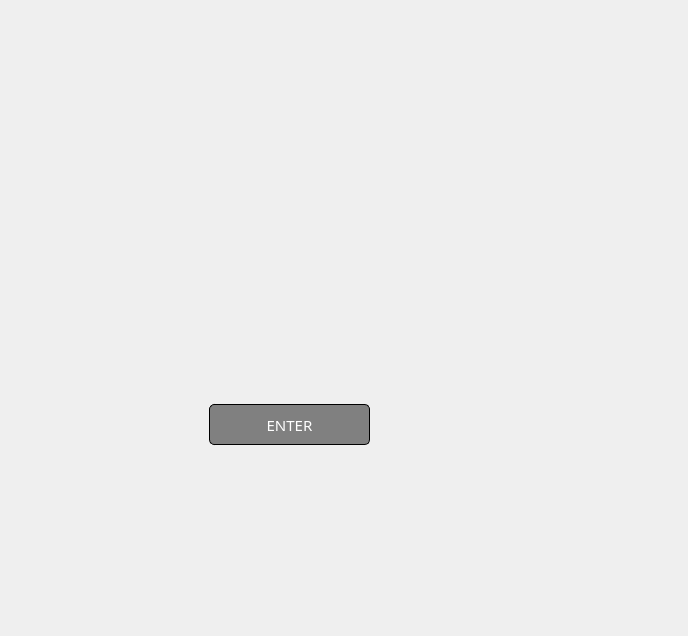
<?xml version="1.0" encoding="UTF-8"?>
<ui version="4.0">
 <class>MainWindow</class>
 <widget class="QMainWindow" name="MainWindow">
  <property name="geometry">
   <rect>
    <x>0</x>
    <y>0</y>
    <width>688</width>
    <height>636</height>
   </rect>
  </property>
  <property name="windowTitle">
   <string>MainWindow</string>
  </property>
  <widget class="QWidget" name="centralWidget">
   <widget class="QStackedWidget" name="stackedWidget">
    <property name="geometry">
     <rect>
      <x>-111</x>
      <y>-61</y>
      <width>821</width>
      <height>711</height>
     </rect>
    </property>
    <widget class="QWidget" name="page">
     <widget class="QLabel" name="logo">
      <property name="geometry">
       <rect>
        <x>220</x>
        <y>90</y>
        <width>371</width>
        <height>161</height>
       </rect>
      </property>
      <property name="text">
       <string/>
      </property>
      <property name="pixmap">
       <pixmap>../../Desktop/New folder/LOGOBLACK.png</pixmap>
      </property>
      <property name="scaledContents">
       <bool>true</bool>
      </property>
     </widget>
     <widget class="QPushButton" name="buttonEnter">
      <property name="geometry">
       <rect>
        <x>320</x>
        <y>450</y>
        <width>161</width>
        <height>71</height>
       </rect>
      </property>
      <property name="styleSheet">
       <string notr="true">		margin-top: 15px;
		margin-bottom: 15px;
		background: grey;
		border: 1px solid black;
		border-radius: 5px;
		font-size : 15px;
	color: white;
	font-family: Arial Black;
	font-size : bold;</string>
      </property>
      <property name="text">
       <string>ENTER</string>
      </property>
     </widget>
     <widget class="QLabel" name="background">
      <property name="geometry">
       <rect>
        <x>90</x>
        <y>60</y>
        <width>651</width>
        <height>621</height>
       </rect>
      </property>
      <property name="text">
       <string/>
      </property>
      <property name="pixmap">
       <pixmap>../../Desktop/New folder/triangle.png</pixmap>
      </property>
      <property name="scaledContents">
       <bool>true</bool>
      </property>
     </widget>
     <zorder>background</zorder>
     <zorder>logo</zorder>
     <zorder>buttonEnter</zorder>
    </widget>
    <widget class="QWidget" name="page_2">
     <widget class="QLabel" name="backgrounnd">
      <property name="geometry">
       <rect>
        <x>90</x>
        <y>50</y>
        <width>741</width>
        <height>661</height>
       </rect>
      </property>
      <property name="text">
       <string/>
      </property>
      <property name="pixmap">
       <pixmap>../../Desktop/New folder/triangle2.png</pixmap>
      </property>
      <property name="scaledContents">
       <bool>true</bool>
      </property>
     </widget>
     <widget class="QLabel" name="logoo">
      <property name="geometry">
       <rect>
        <x>280</x>
        <y>90</y>
        <width>321</width>
        <height>121</height>
       </rect>
      </property>
      <property name="text">
       <string/>
      </property>
      <property name="pixmap">
       <pixmap>../../Desktop/New folder/LOGOBLACK.png</pixmap>
      </property>
      <property name="scaledContents">
       <bool>true</bool>
      </property>
     </widget>
     <widget class="QPushButton" name="up">
      <property name="geometry">
       <rect>
        <x>250</x>
        <y>340</y>
        <width>82</width>
        <height>82</height>
       </rect>
      </property>
      <property name="styleSheet">
       <string notr="true">
 border-style: solid;
 border-width:1px;
 border-radius:40px;
 border-color: #298A08;
 max-width:80px;
 max-height:80px;
 min-width:80px;
 min-height:80px;</string>
      </property>
      <property name="text">
       <string/>
      </property>
     </widget>
     <widget class="QPushButton" name="left">
      <property name="geometry">
       <rect>
        <x>130</x>
        <y>450</y>
        <width>82</width>
        <height>82</height>
       </rect>
      </property>
      <property name="styleSheet">
       <string notr="true">
 border-style: solid;
 border-width:1px;
 border-radius:40px;
 border-color: #298A08;
 max-width:80px;
 max-height:80px;
 min-width:80px;
 min-height:80px;</string>
      </property>
      <property name="text">
       <string/>
      </property>
     </widget>
     <widget class="QPushButton" name="right">
      <property name="geometry">
       <rect>
        <x>370</x>
        <y>450</y>
        <width>82</width>
        <height>82</height>
       </rect>
      </property>
      <property name="styleSheet">
       <string notr="true">
 border-style: solid;
 border-width:1px;
 border-radius:40px;
 border-color: #298A08;
 max-width:80px;
 max-height:80px;
 min-width:80px;
 min-height:80px;</string>
      </property>
      <property name="text">
       <string/>
      </property>
     </widget>
     <widget class="QPushButton" name="down">
      <property name="geometry">
       <rect>
        <x>250</x>
        <y>590</y>
        <width>82</width>
        <height>82</height>
       </rect>
      </property>
      <property name="styleSheet">
       <string notr="true">
 border-style: solid;
 border-width:1px;
 border-radius:40px;
 border-color: #298A08;
 max-width:80px;
 max-height:80px;
 min-width:80px;
 min-height:80px;</string>
      </property>
      <property name="text">
       <string/>
      </property>
     </widget>
     <widget class="QPushButton" name="pause">
      <property name="geometry">
       <rect>
        <x>250</x>
        <y>460</y>
        <width>82</width>
        <height>82</height>
       </rect>
      </property>
      <property name="styleSheet">
       <string notr="true">
 border-style: solid;
 border-width:1px;
 border-radius:40px;
 border-color: #298A08;
 max-width:80px;
 max-height:80px;
 min-width:80px;
 min-height:80px;</string>
      </property>
      <property name="text">
       <string/>
      </property>
     </widget>
     <widget class="QPushButton" name="exitButton">
      <property name="geometry">
       <rect>
        <x>680</x>
        <y>80</y>
        <width>93</width>
        <height>61</height>
       </rect>
      </property>
      <property name="styleSheet">
       <string notr="true">		margin-top: 15px;
		margin-bottom: 15px;
		background: grey;
		border: 1px solid black;
		border-radius: 5px;
		font-size : 15px;
	color: white;
	font-family: Arial Black;
	font-size : bold;</string>
      </property>
      <property name="text">
       <string>Exit</string>
      </property>
     </widget>
     <widget class="QPushButton" name="dtg">
      <property name="geometry">
       <rect>
        <x>540</x>
        <y>360</y>
        <width>82</width>
        <height>82</height>
       </rect>
      </property>
      <property name="styleSheet">
       <string notr="true">
 border-style: solid;
 border-width:1px;
 border-radius:40px;
 border-color: #298A08;
 max-width:80px;
 max-height:80px;
 min-width:80px;
 min-height:80px;</string>
      </property>
      <property name="text">
       <string/>
      </property>
     </widget>
     <widget class="QPushButton" name="dtd">
      <property name="geometry">
       <rect>
        <x>670</x>
        <y>360</y>
        <width>82</width>
        <height>82</height>
       </rect>
      </property>
      <property name="styleSheet">
       <string notr="true">
 border-style: solid;
 border-width:1px;
 border-radius:40px;
 border-color: #298A08;
 max-width:80px;
 max-height:80px;
 min-width:80px;
 min-height:80px;</string>
      </property>
      <property name="text">
       <string/>
      </property>
     </widget>
     <widget class="QSlider" name="sliderSpeed">
      <property name="geometry">
       <rect>
        <x>560</x>
        <y>520</y>
        <width>181</width>
        <height>41</height>
       </rect>
      </property>
      <property name="styleSheet">
       <string notr="true">QSlider::groove:horizontal {
        border: 1px solid #999999;
        height: 2px;
        background: qlineargradient(x1:0, y1:0, x2:0, y2:1, stop:0 #B1B1B1, stop:1 white);
       margin: 2px 0;
    }
 
    QSlider::handle:horizontal {
        background: qlineargradient(x1:0, y1:0, x2:1, y2:1, stop:0 #b0b0b0, stop:1 white);
        border: 1px solid #5c5c5c;
        width: 40px;
        margin: -6px 0; /* handle is placed by default on the contents rect of the groove. Expand outside the groove */
        border-radius: 5px;
   }</string>
      </property>
      <property name="minimum">
       <number>25</number>
      </property>
      <property name="maximum">
       <number>60</number>
      </property>
      <property name="sliderPosition">
       <number>30</number>
      </property>
      <property name="orientation">
       <enum>Qt::Horizontal</enum>
      </property>
     </widget>
     <widget class="QLabel" name="label">
      <property name="geometry">
       <rect>
        <x>600</x>
        <y>480</y>
        <width>111</width>
        <height>31</height>
       </rect>
      </property>
      <property name="font">
       <font>
        <family>8514oem</family>
        <pointsize>20</pointsize>
       </font>
      </property>
      <property name="text">
       <string>SPEED</string>
      </property>
     </widget>
     <widget class="QPushButton" name="pushButton">
      <property name="geometry">
       <rect>
        <x>420</x>
        <y>590</y>
        <width>161</width>
        <height>61</height>
       </rect>
      </property>
      <property name="styleSheet">
       <string notr="true">		margin-top: 15px;
		margin-bottom: 15px;
		background: grey;
		border: 1px solid black;
		border-radius: 5px;
		font-size : 15px;
	color: white;
	font-family: Arial Black;
	font-size : bold;</string>
      </property>
      <property name="text">
       <string>Go to position</string>
      </property>
     </widget>
     <widget class="QPushButton" name="pushButton_2">
      <property name="geometry">
       <rect>
        <x>600</x>
        <y>590</y>
        <width>171</width>
        <height>61</height>
       </rect>
      </property>
      <property name="styleSheet">
       <string notr="true">		margin-top: 15px;
		margin-bottom: 15px;
		background: grey;
		border: 1px solid black;
		border-radius: 5px;
		font-size : 15px;
	color: white;
	font-family: Arial Black;
	font-size : bold;</string>
      </property>
      <property name="text">
       <string>Go to first position</string>
      </property>
     </widget>
     <zorder>backgrounnd</zorder>
     <zorder>logoo</zorder>
     <zorder>exitButton</zorder>
     <zorder>up</zorder>
     <zorder>right</zorder>
     <zorder>pause</zorder>
     <zorder>down</zorder>
     <zorder>left</zorder>
     <zorder>dtg</zorder>
     <zorder>dtd</zorder>
     <zorder>sliderSpeed</zorder>
     <zorder>label</zorder>
     <zorder>pushButton</zorder>
     <zorder>pushButton_2</zorder>
    </widget>
   </widget>
  </widget>
 </widget>
 <layoutdefault spacing="6" margin="11"/>
 <resources/>
 <connections/>
</ui>
